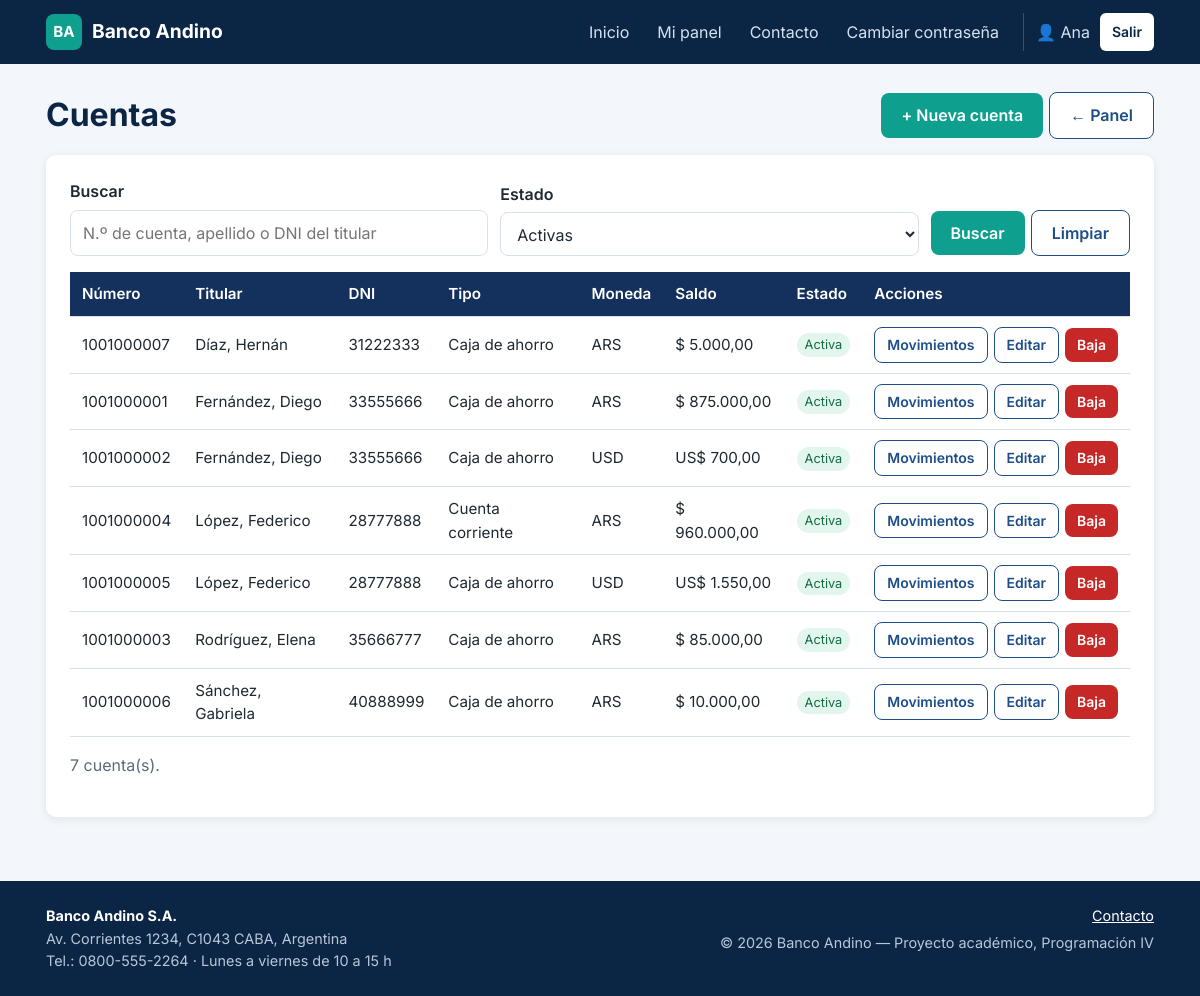
The page /admin/cuentas.php (signed in) on the database its author committed.
### tables this page shows
CREATE TABLE cuentas (
    id_cuenta INT AUTO_INCREMENT PRIMARY KEY,
    numero_cuenta VARCHAR(20) NOT NULL UNIQUE,
    tipo ENUM('Caja de ahorro', 'Cuenta corriente') NOT NULL,
    moneda ENUM('ARS', 'USD') NOT NULL,
    saldo DECIMAL(12,2) NOT NULL DEFAULT 0,
    fecha_apertura DATETIME NOT NULL DEFAULT CURRENT_TIMESTAMP,
    activa TINYINT(1) NOT NULL DEFAULT 1,         
    id_usuario INT NOT NULL,
    CONSTRAINT fk_cuentas_usuarios FOREIGN KEY (id_usuario) REFERENCES usuarios(id_usuario)
);

CREATE TABLE usuarios (
    id_usuario INT AUTO_INCREMENT PRIMARY KEY,
    nombre VARCHAR(50) NOT NULL,
    apellido VARCHAR(50) NOT NULL,
    dni VARCHAR(8) NOT NULL UNIQUE,
    fecha_nacimiento DATE NOT NULL,
    email VARCHAR(100) NOT NULL UNIQUE,
    password VARCHAR(255) NOT NULL,             
    debe_cambiar_password TINYINT(1) NOT NULL DEFAULT 0,
    activo TINYINT(1) NOT NULL DEFAULT 1,
    fecha_registro DATETIME NOT NULL DEFAULT CURRENT_TIMESTAMP,
    id_rol INT NOT NULL,
    CONSTRAINT fk_usuarios_roles FOREIGN KEY (id_rol) REFERENCES roles(id_rol)
);

### includes/funciones.php (called while the page is built, shortened)
<?php
function e($texto)
{
    return htmlspecialchars((string) $texto, ENT_QUOTES, "UTF-8");
}
function formatoMonto($monto, $moneda = "ARS")
{
    $simbolo = $moneda === "USD" ? "US$" : "$";
    return $simbolo . " " . number_format((float) $monto, 2, ",", ".");
}
function campo($origen, $nombre)
{
    return isset($origen[$nombre]) ? trim((string) $origen[$nombre]) : "";
}
function consultar($conexion, $sql, $tipos = "", $parametros = [])
{
    $stmt = mysqli_prepare($conexion, $sql);
    mysqli_stmt_execute($stmt);
    $resultado = mysqli_stmt_get_result($stmt);
    $filas = mysqli_fetch_all($resultado, MYSQLI_ASSOC);
    return $filas;
}

### admin/cuentas.php (the view, shortened to what this page needs)
<?php
require_once(__DIR__ . "/../includes/conexion.php");
$busqueda = campo($_GET, "q");
$estado = campo($_GET, "estado");
$sql = "SELECT c.*, u.nombre, u.apellido, u.dni,
               (SELECT COUNT(*) FROM movimientos m WHERE m.id_cuenta = c.id_cuenta) AS cantidad_movimientos
        FROM cuentas c
        JOIN usuarios u ON u.id_usuario = c.id_usuario
        WHERE 1 = 1";
$tipos = "";
$parametros = [];
if ($estado === "inactivas") {
    $sql .= " AND c.activa = 0";
} elseif ($estado !== "todas") {
    $sql .= " AND c.activa = 1";
}
$sql .= " ORDER BY u.apellido, u.nombre, c.numero_cuenta";
$cuentas = consultar($conexion, $sql, $tipos, $parametros);
require_once(__DIR__ . "/../includes/header.php");
?>
<div class="encabezado-seccion">
    <h1>Cuentas</h1>
    <div class="acciones">
        <a href="cuenta_form.php" class="boton">+ Nueva cuenta</a>
        <a href="panel.php" class="boton boton-secundario">← Panel</a>
    </div>
</div>
<section class="tarjeta">
    <form method="GET" class="filtros">
        <div class="campo">
            <label for="q">Buscar</label>
            <input type="search" id="q" name="q" placeholder="N.º de cuenta, apellido o DNI del titular" value="<?php echo e($busqueda); ?>">
        </div>
        <div class="campo">
            <label for="estado">Estado</label>
            <select id="estado" name="estado">
                <option value="">Activas</option>
            </select>
        </div>
        <div class="acciones">
            <button type="submit" class="boton">Buscar</button>
            <a href="cuentas.php" class="boton boton-secundario">Limpiar</a>
        </div>
    </form>
    <div class="tabla-contenedor">
        <table class="tabla">
            <thead>
                <tr>
                    <th>Número</th>
                    <th>Titular</th>
                    <th>DNI</th>
                    <th>Tipo</th>
                    <th>Moneda</th>
                    <th class="texto-derecha">Saldo</th>
                    <th>Estado</th>
                    <th>Acciones</th>
                </tr>
            </thead>
            <tbody>
                <?php foreach ($cuentas as $cuenta): ?>
                    <tr class="<?php echo $cuenta["activa"] ? "" : "inactivo"; ?>">
                        <td><?php echo e($cuenta["numero_cuenta"]); ?></td>
                        <td><?php echo e($cuenta["apellido"] . ", " . $cuenta["nombre"]); ?></td>
                        <td><?php echo e($cuenta["dni"]); ?></td>
                        <td><?php echo e($cuenta["tipo"]); ?></td>
                        <td><?php echo e($cuenta["moneda"]); ?></td>
                        <td class="texto-derecha"><?php echo e(formatoMonto($cuenta["saldo"], $cuenta["moneda"])); ?></td>
                        <td>
                            <?php if ($cuenta["activa"]): ?>
                                <span class="etiqueta-estado">Activa</span>
                            <?php else: ?>
                                <span class="etiqueta-estado apagado">Baja</span>
                            <?php endif; ?>
                        </td>
                        <td>
                            <div class="acciones">
                                <a href="movimientos.php?id_cuenta=<?php echo (int) $cuenta["id_cuenta"]; ?>" class="boton boton-chico boton-secundario">Movimientos</a>
                                <?php if ($cuenta["activa"]): ?>
                                    <a href="cuenta_form.php?id=<?php echo (int) $cuenta["id_cuenta"]; ?>" class="boton boton-chico boton-secundario">Editar</a>
                                    <form action="../procesos/procesar_cuenta.php" method="POST"
                                          data-confirmar="¿Dar de baja la cuenta <?php echo e($cuenta["numero_cuenta"]); ?>?<?php echo $cuenta["cantidad_movimientos"] > 0 ? " Tiene movimientos, así que quedará inactiva (baja lógica)." : " No tiene movimientos, así que se eliminará definitivamente."; ?>">
                                        <button type="submit" class="boton boton-chico boton-peligro">Baja</button>
                                    </form>
                                <?php endif; ?>
                            </div>
                        </td>
                    </tr>
                <?php endforeach; ?>
            </tbody>
        </table>
    </div>
    <p class="texto-suave"><?php echo count($cuentas); ?> cuenta(s).</p>
</section>
<?php require_once(__DIR__ . "/../includes/footer.php"); ?>

### css/estilos.css (style rules this page uses)
:root { --azul-oscuro: #0b2545; --azul: #13315c; --azul-medio: #1d4e89; --turquesa: #0e9f8e; --turquesa-oscuro: #0a7c6f; --fondo: #f3f6fa; --blanco: #ffffff; --superficie: #ffffff; --texto: #1f2933; --texto-suave: #5b6b7c; --borde: #d8e0ea; --exito-fondo: #e3f6ee; --exito-texto: #146c43; --error-fondo: #fdecec; --error-texto: #a61b1b; --info-fondo: #e8f1fd; --info-texto: #1d4e89; --radio: 10px; --sombra: 0 2px 10px rgba(11, 37, 69, 0.08); --fila-hover: #f7f9fc; --fila-destacada: #fffbea; --gris-fondo: #eceff3; --titulos: #0b2545; color-scheme: light dark; }
*, *::before, *::after { box-sizing: border-box; }
body { margin: 0; font-family: "Inter", "Segoe UI", Arial, sans-serif; font-size: 16px; line-height: 1.55; color: var(--texto); background: var(--fondo); display: flex; flex-direction: column; min-height: 100vh; }
h1, h2, h3 { color: var(--titulos); line-height: 1.25; margin-top: 0; }
h1 { font-size: 2rem; }
a { color: var(--azul-medio); }
.texto-suave { color: var(--texto-suave); }
.texto-derecha { text-align: right; }
.boton { display: inline-block; padding: 10px 20px; border: 0; border-radius: 8px; background: var(--turquesa); color: var(--blanco); font: inherit; font-weight: 600; text-decoration: none; cursor: pointer; transition: background 0.15s; }
.boton-secundario { background: var(--superficie); color: var(--azul-medio); border: 1px solid var(--azul-medio); }
.boton-peligro { background: #c62828; }
.boton-chico { padding: 6px 12px; font-size: 0.875rem; }
.acciones { display: flex; flex-wrap: wrap; gap: 6px; align-items: center; }
.acciones form { margin: 0; }
.tabla .acciones { flex-wrap: nowrap; }
.tabla .boton { white-space: nowrap; }
.tarjeta { background: var(--superficie); border-radius: var(--radio); box-shadow: var(--sombra); padding: 24px; margin-bottom: 24px; }
.encabezado-seccion { display: flex; justify-content: space-between; align-items: center; flex-wrap: wrap; gap: 12px; margin-bottom: 16px; }
.encabezado-seccion h1, .encabezado-seccion h2 { margin: 0; }
.campo { margin-bottom: 16px; }
.campo label { display: block; font-weight: 600; margin-bottom: 6px; }
.campo input, .campo select, .campo textarea { width: 100%; padding: 10px 12px; border: 1px solid var(--borde); border-radius: 8px; font: inherit; background: var(--superficie); color: var(--texto); }
.filtros { display: flex; flex-wrap: wrap; gap: 12px; align-items: flex-end; margin-bottom: 16px; }
.filtros .campo { margin-bottom: 0; flex: 1 1 180px; }
.filtros .acciones { flex: 0 0 auto; }
.tabla-contenedor { width: 100%; overflow-x: auto; }
.tabla { width: 100%; border-collapse: collapse; background: var(--superficie); font-size: 0.95rem; }
.tabla th, .tabla td { padding: 10px 12px; text-align: left; border-bottom: 1px solid var(--borde); vertical-align: middle; }
.tabla th { background: var(--azul); color: var(--blanco); font-weight: 600; white-space: nowrap; }
.etiqueta-estado { display: inline-block; font-size: 0.8rem; padding: 2px 8px; border-radius: 99px; background: var(--exito-fondo); color: var(--exito-texto); white-space: nowrap; }

### rows shown on the page
cuentas: numero_cuenta "1001000007", id_usuario.nombre "Díaz, Hernán", id_usuario.dni "31222333", tipo "Caja de ahorro", moneda "ARS", formatoMonto($cuenta["saldo"], $cuenta["moneda"]) "$ 5.000,00", activa "Activa"
cuentas: numero_cuenta "1001000001", id_usuario.nombre "Fernández, Diego", id_usuario.dni "33555666", tipo "Caja de ahorro", moneda "ARS", formatoMonto($cuenta["saldo"], $cuenta["moneda"]) "$ 875.000,00", activa "Activa"
cuentas: numero_cuenta "1001000002", id_usuario.nombre "Fernández, Diego", id_usuario.dni "33555666", tipo "Caja de ahorro", moneda "USD", formatoMonto($cuenta["saldo"], $cuenta["moneda"]) "US$ 700,00", activa "Activa"
cuentas: numero_cuenta "1001000004", id_usuario.nombre "López, Federico", id_usuario.dni "28777888", tipo "Cuenta corriente", moneda "ARS", formatoMonto($cuenta["saldo"], $cuenta["moneda"]) "$ 960.000,00", activa "Activa"
cuentas: numero_cuenta "1001000005", id_usuario.nombre "López, Federico", id_usuario.dni "28777888", tipo "Caja de ahorro", moneda "USD", formatoMonto($cuenta["saldo"], $cuenta["moneda"]) "US$ 1.550,00", activa "Activa"
cuentas: numero_cuenta "1001000003", id_usuario.nombre "Rodríguez, Elena", id_usuario.dni "35666777", tipo "Caja de ahorro", moneda "ARS", formatoMonto($cuenta["saldo"], $cuenta["moneda"]) "$ 85.000,00", activa "Activa"
cuentas: numero_cuenta "1001000006", id_usuario.nombre "Sánchez, Gabriela", id_usuario.dni "40888999", tipo "Caja de ahorro", moneda "ARS", formatoMonto($cuenta["saldo"], $cuenta["moneda"]) "$ 10.000,00", activa "Activa"

### other values the page prints
$_SESSION["nombre"] "Ana"
count($cuentas) "7"
